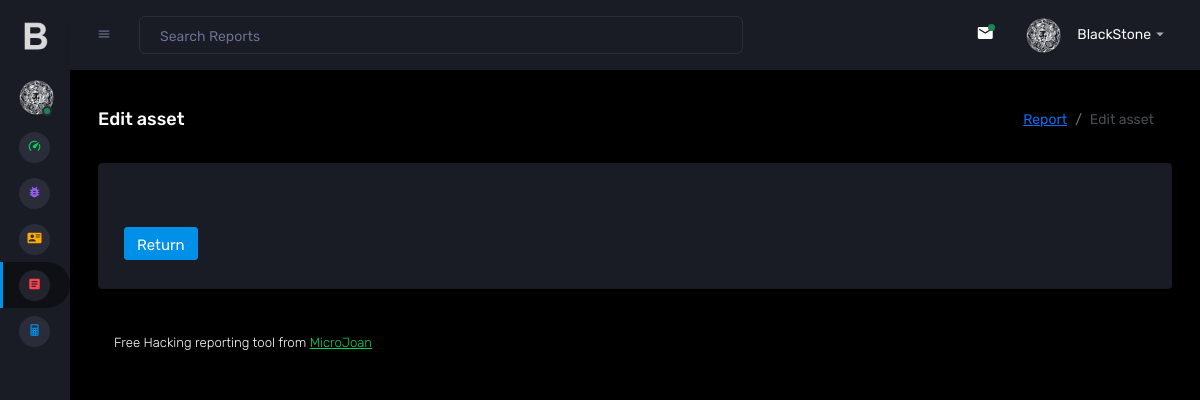
Page /BlackStone/editar_scope.php?id=3 (signed in) on the earlier database version.
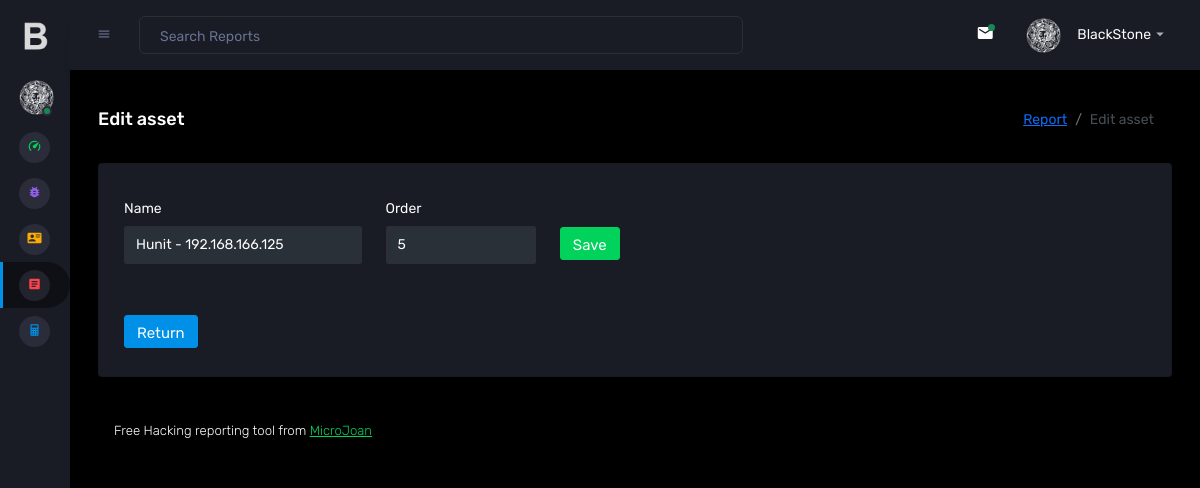
Same page on the later database version.
### tables this page shows
CREATE TABLE `scope` (
  `id` int(11) NOT NULL,
  `url` text NOT NULL,
  `id_informe` int(11) NOT NULL,
  `orden` int(11) NOT NULL
);

### BlackStone/functions/traductor.php (called while the page is built, shortened)
<?php
function lang($sentencia){
    return $sentencia;
};
?>

### BlackStone/editar_scope.php (the view, shortened to what this page needs)
<!DOCTYPE html>
<?php
include("functions/traductor.php");
include("conexion.php");
$section = "reports";
$url = $_SERVER["REQUEST_URI"];
$urlArray = explode('=', $url);
$id_url = $urlArray[1];
?>
<html>
  <head>
    <link rel="stylesheet" href="assets/vendors/mdi/css/materialdesignicons.min.css">
    <link rel="stylesheet" href="assets/vendors/css/vendor.bundle.base.css">
    <link rel="stylesheet" href="assets/vendors/jvectormap/jquery-jvectormap.css">
    <link rel="stylesheet" href="assets/vendors/flag-icon-css/css/flag-icon.min.css">
    <link rel="stylesheet" href="assets/vendors/owl-carousel-2/owl.carousel.min.css">
    <link rel="stylesheet" href="assets/vendors/owl-carousel-2/owl.theme.default.min.css">
    <link rel="stylesheet" href="assets/css/style.css">
  </head>
  <body class="sidebar-icon-only">
    <div class="container-scroller">
    <?php
      include("nav.php");
    ?>
      <div class="container-fluid page-body-wrapper">
        <?php include("nav_top.php"); ?>
        <div class="main-panel">
          <div class="content-wrapper">
            <div class="page-header">
              <h3 class="page-title"> <?php echo lang("Edit asset"); ?> </h3>
              <nav aria-label="breadcrumb">
                <ol class="breadcrumb">
                  <li class="breadcrumb-item"><a href="editar_informe.php?id=<?php echo $id_url ?>"><?php echo lang("Report");?></a></li>
                  <li class="breadcrumb-item active" aria-current="page"><?php echo lang("Edit asset");?></li>
                </ol>
              </nav>
            </div>
            <div class="row">
              <div class="col-12 grid-margin">
                <div class="card">
                  <div class="card-body">
                    <?php
                        $sentencia = "select * from scope where id_informe=".$id_url." order by orden";
                        $consulta = mysqli_query($conexion, $sentencia) or die("Error de Consulta");
                            while($fila= mysqli_fetch_array($consulta)){
                                $id_scope=$fila['id'];
                                $url_scope=$fila['url'];
                                $orden_scope=$fila['orden'];
                                $nombre= lang("Name");
                                $orden= lang("Order");
                                echo '
                                <form action="" method="post">
                                    <div class="row">
                                        <div class="col-sm-1 d-none">
                                            <div class="form-group">
                                                <input type="text" class="form-control" value="'.$id_scope.'" name="id">
                                            </div>
                                        </div>
                                        <div class="col-sm-3">
                                            <div class="form-group">
                                                <label class="col-sm-3 col-form-label">'.$nombre.'</label>
                                                <input type="text" class="form-control" value="'.$url_scope.'" name="url" style="color:white">
                                            </div>
                                        </div>
                                        <div class="col-sm-2">
                                            <div class="form-group">
                                                <label class="col-sm-3 col-form-label">'.$orden.'</label>
                                                <input type="text" class="form-control" value="'.$orden_scope.'" name="orden" style="color:white">
                                            </div>
                                        </div>
                                        <div class="col-sm-3">
                                            <div class="form-group d-flex">
                                                <button type="submit" class="btn btn-success" name="boton" style="padding-top: 10px; margin-top: 35px;">'.lang("Save").'</button>
                                            </div>
                                        </div>
                                    </div>
                                </form>
                                ';
                            }
                    ?>
                        <a class="btn btn-primary" href="editar_informe.php?id=<?php echo $id_url ?>" name="boton" style="padding-top: 10px; margin-top: 35px;"><?php echo lang("Return"); ?></a>
                    </div>
                </div>
            </div>
        </div>
          <footer class="footer">
            <div class="d-sm-flex justify-content-center justify-content-sm-between">
              <span class="float-none float-sm-right d-block mt-1 mt-sm-0 text-center"> <?php echo lang("Free Hacking reporting tool from ");?> <a href="https://microjoan.com/" target="_blank">MicroJoan</a></span>
            </div>
          </footer>
        </div>
      </div>
    </div>
  </body>
</html>

### BlackStone/nav.php (shortened to what this page needs)
<nav class="sidebar sidebar-offcanvas" id="sidebar">
    <div class="sidebar-brand-wrapper d-none d-lg-flex align-items-center justify-content-center fixed-top">
      <a class="sidebar-brand brand-logo-mini" href="index.php"><center><img src="assets/images/b_mini.png" alt="logo" style=" width: 100%; height: 10%; margin-left: -40%;" /></center></a>
    </div>
    <ul class="nav">
    <li class="nav-item profile">
        <div class="profile-desc">
          <div class="profile-pic">
            <div class="count-indicator">
              <img class="img-xs rounded-circle " src="assets/images/faces/black-stone.png" alt="">
              <span class="count bg-success"></span>
            </div>
          </div>
        </div>
      </li>
      <li class="nav-item menu-items <?php if($section == "dashboard"){echo "active";}?>">
        <a class="nav-link" href="index.php">
          <span class="menu-icon">
            <i class="mdi mdi-speedometer"></i>
          </span>
        </a>
      </li>
      <li class="nav-item menu-items <?php if($section == "vulnerabilities"){echo "active";}?>">
        <a class="nav-link" href="vulnerabilidades.php">
          <span class="menu-icon">
            <i class="mdi mdi-bug"></i>
          </span>
        </a>
      </li>
      <li class="nav-item menu-items <?php if($section == "client"){echo "active";}?>">
        <a class="nav-link" href="clientes.php">
          <span class="menu-icon">
            <i class="mdi mdi-account-card-details"></i>
          </span>
        </a>
      </li>
      <li class="nav-item menu-items <?php if($section == "reports"){echo "active";}?>">
        <a class="nav-link" href="informes.php">
          <span class="menu-icon">
            <i class="mdi mdi-file-document-box"></i>
          </span>
        </a>
      </li>
      <li class="nav-item menu-items <?php if($section == "nist"){echo "active";}?>">
        <a class="nav-link" href="nist.php">
          <span class="menu-icon">
            <i class="mdi mdi-calculator"></i>
          </span>
        </a>
      </li>
    </ul>
  </nav>

### BlackStone/nav_top.php (shortened to what this page needs)
<nav class="navbar p-0 fixed-top d-flex flex-row">
          <div class="navbar-menu-wrapper flex-grow d-flex align-items-stretch">
            <button class="navbar-toggler navbar-toggler align-self-center" type="button" data-toggle="minimize">
              <span class="mdi mdi-menu"></span>
            </button>
            <ul class="navbar-nav w-100">
              <li class="nav-item w-100">
                <form class="nav-link mt-2 mt-md-0 d-none d-lg-flex search">
                  <input type="text" class="form-control" placeholder="<?php echo lang("Search Reports"); ?>">
                </form>
              </li>
            </ul>
            <ul class="navbar-nav navbar-nav-right">
              <li class="nav-item dropdown border-left">
                <a class="nav-link count-indicator dropdown-toggle" id="messageDropdown" href="#" data-bs-toggle="dropdown" aria-expanded="false">
                  <i class="mdi mdi-email"></i>
                  <span class="count bg-success"></span>
                </a>
              </li>
              <li class="nav-item dropdown">
                <a class="nav-link" id="profileDropdown" href="#" data-bs-toggle="dropdown">
                  <div class="navbar-profile">
                    <img class="img-xs rounded-circle" src="assets/images/faces/black-stone.png" alt="">
                    <p class="mb-0 d-none d-sm-block navbar-profile-name">BlackStone</p>
                    <i class="mdi mdi-menu-down d-none d-sm-block"></i>
                  </div>
                </a>
              </li>
            </ul>
          </div>
        </nav>

Differences in the rows shown:
added scope: nombre "Name", url "Hunit - 192.168.166.125", orden "Order", orden "5"
